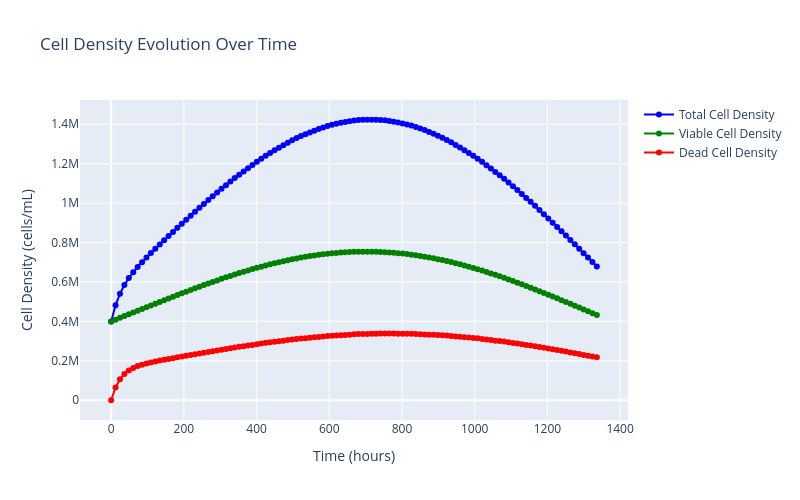
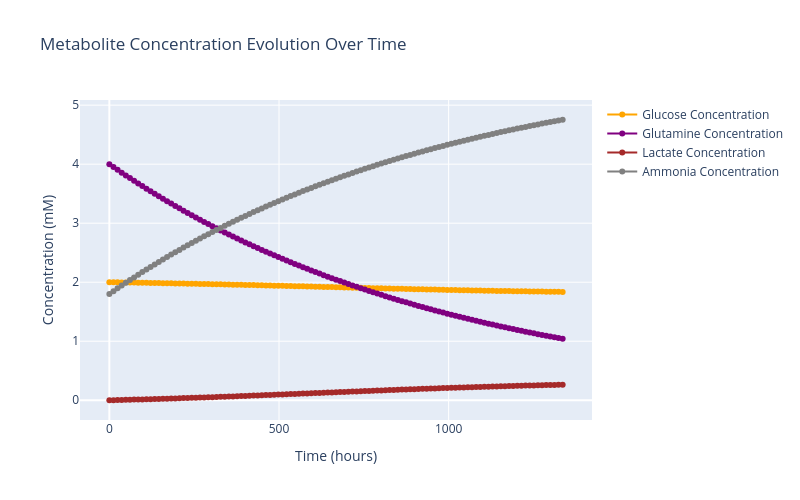
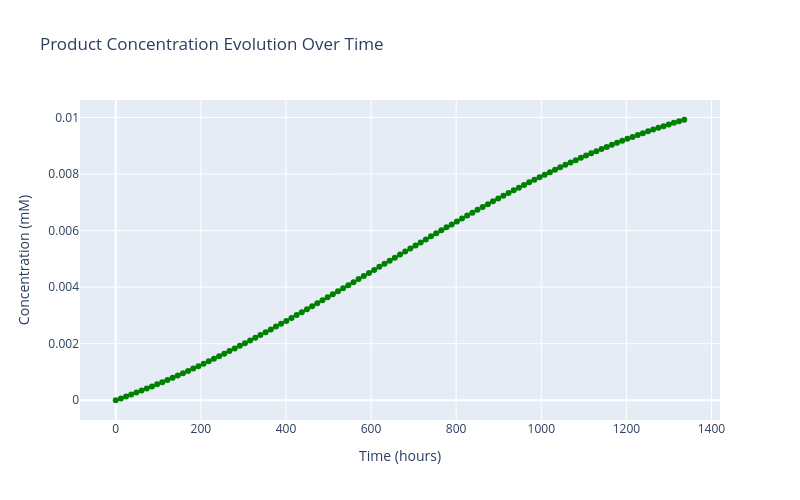

The notebook cell saved with these charts, in order:
### Code cell
reactor = ReactorType.from_json(
    "../src/dbiolab/mammalian_cellculture_simulation/reactor_types/MTP_1.json"
)
simulator = MammalianCellcultureReactor(reactor_type=reactor)

celltype = CellType.from_json(
    "../src/dbiolab/mammalian_cellculture_simulation/celltypes/craven_3L_batch.json"
)
initial_conditions = FeedConcentrations(
    c_product=0.0,
    x_total=0.4 * 1e6,
    x_viable=0.4 * 1e6,
    x_dead=0.0,
    c_glc=2.0,
    c_gln=4.0,
    c_lac=0.0,
    c_ammonia=1.8,
)
feed_event = FeedingEvent(
    time_point=200.0,
    feed_concentrations=FeedConcentrations(
        c_product=0.0,
        x_total=0.0,
        x_viable=0.0,
        x_dead=0.0,
        c_glc=2.0,
        c_gln=2.0,
        c_lac=0.0,
        c_ammonia=0.0,
    ),
)
feeding_strategy = []
recipe = MammalianRecipe(
    name="Test Recipe",
    celltype=celltype,
    temperature=38.5,  # range 30-40
    ph_value=7.5,  # range 6-8
    initial_conditions=initial_conditions,
    feeding_strategy=feeding_strategy,
    runtime=1336.0,
    measurement_intervals=12.0,
)

solution = simulator.run_experiment(recipe=recipe)
solution_plots = plot_reaction_evolution_timeseries(solution)
for fig in solution_plots:
    fig.show()
